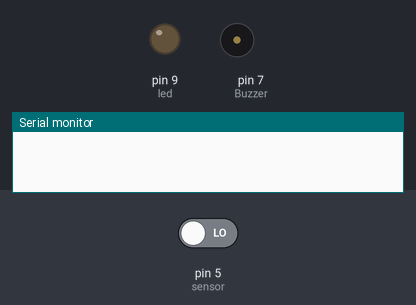
Recording of a sketch running on a simulated Arduino Uno, built with avr-gcc and run on an emulated ATmega328P. Shown: output pins drawn as LEDs (lit = HIGH), buzzer (waves = sounding, pin HIGH), the last lines printed to the serial monitor. The test bench sets the inputs (shaded band); at power-on: pin 5 (sensor) LOW. WiFi joins after 1.5 s; servers stay silent unless stated.

Above: at 3.0 s.
3.1 s: pin 5 (sensor) driven HIGH
At 4.6 s:
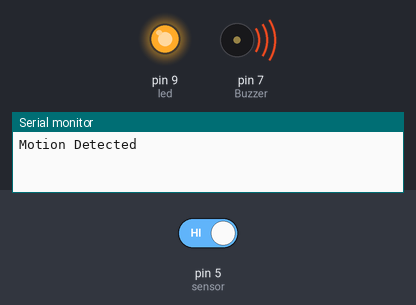
At 5.8 s:
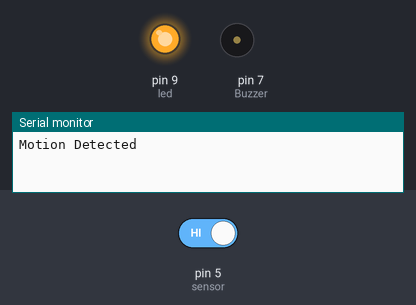
6.1 s: pin 5 (sensor) driven LOW
At 7.0 s:
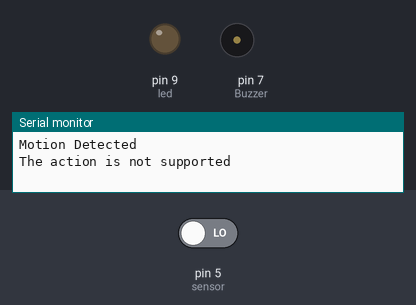
Timing chart, 0 to 9.1 s (numbered marks = the images above; inputs shaded):
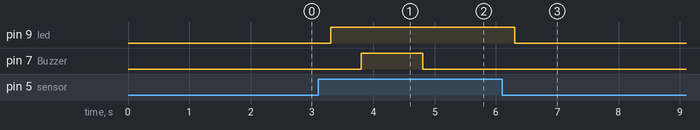

Measured:
- after the input at 3.1 s, pin 9 (led): LOW → HIGH after 0.20 s; pin 7 (Buzzer): LOW → HIGH after 0.70 s, → LOW 1.0 s later
- after the input at 6.1 s, pin 9 (led): HIGH → LOW after 0.20 s

The sketch:

espmodule.ino
```cpp
#define BLYNK_PRINT Serial
#include <ESP8266_Lib.h>
#include <BlynkSimpleShieldEsp8266.h>
#include <SoftwareSerial.h>
#define ESP8266_BAUD 115200
const int led=9;
const int sensor=5;
int state=LOW;
int val=0;

char auth[]="JaQhNM5_fDbHKWjuFYRK36_f-ln8msN";
char ssid[]="Redmi7A";
char pass[]="praveen23";
int Buzzer=7;
SoftwareSerial EspSerial(0,1);
WidgetLCD lcd(V0);
ESP8266 wifi(&EspSerial);

void setup()
{
  Serial.begin(115200);
  EspSerial.begin(ESP8266_BAUD);
  Blynk.begin(auth,wifi,ssid,pass);
  lcd.clear();
  lcd.print(1,1,"IOT");
  pinMode(sensor,INPUT);
  pinMode(led,OUTPUT);
  pinMode(Buzzer,OUTPUT);
  Serial.begin(115200);
}
void loop()
{
  Blynk.run();
  val=digitalRead(sensor);
  if(val==HIGH)
  {
    digitalWrite(led,HIGH);
    delay(500);
    if(state==LOW)
    {
      Serial.println("Motion Detected");
      digitalWrite(Buzzer,HIGH);
      delay(1000);
      digitalWrite(Buzzer,LOW);
      delay(1000);
      state=HIGH;
    }
  }
  else{
    digitalWrite(led,LOW);
    delay(500);
    if(state==HIGH){
      Serial.println("The action is not supported");
      state=LOW;
    }
  }
}
```
